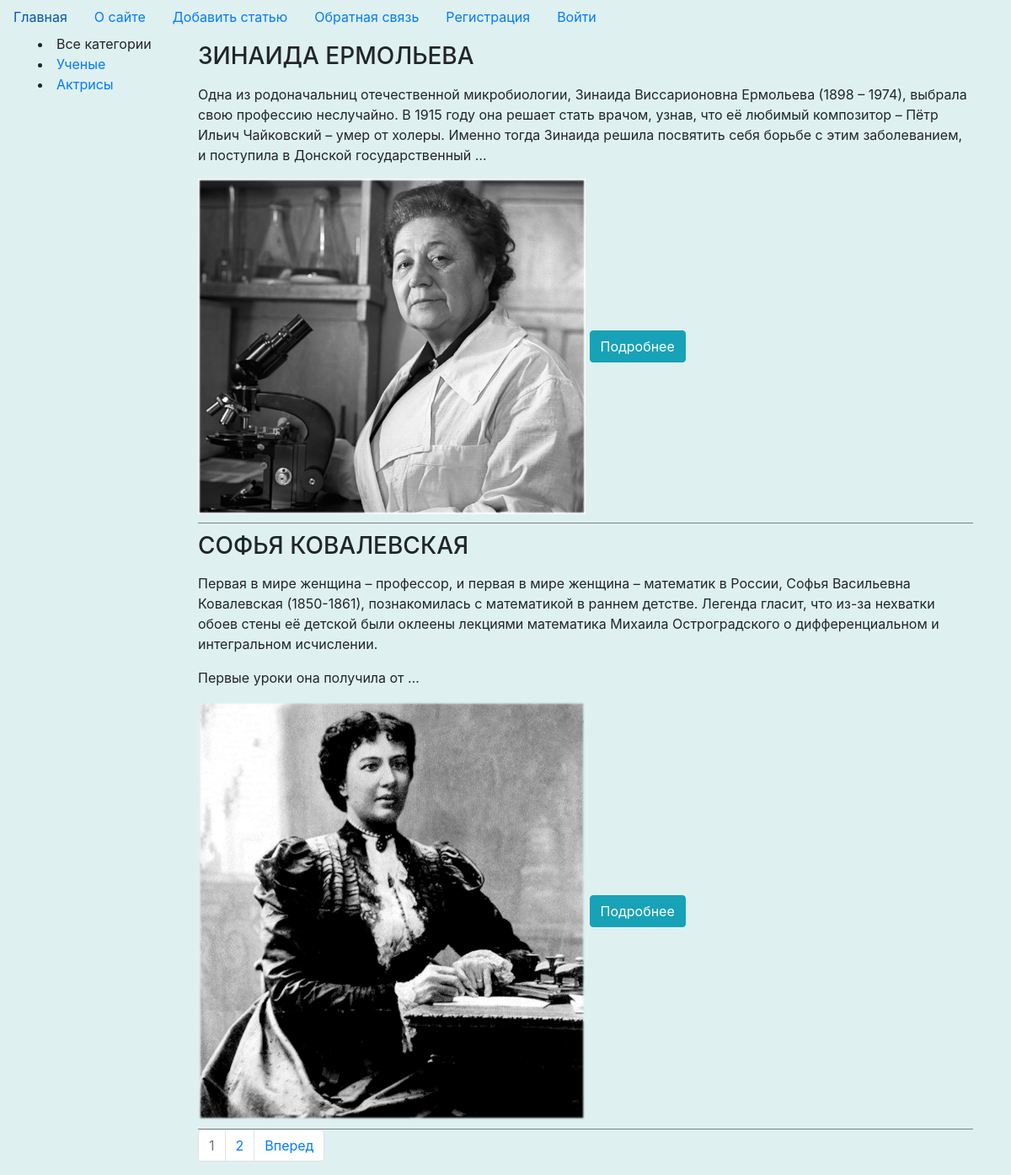
The page / on the database its author committed.
### women/models.py (models this page shows, shortened)
class Category(models.Model):
    name = models.CharField(max_length=100, db_index=True)
    slug = models.SlugField(max_length=255, unique=True, db_index=True, verbose_name="URL")
    def get_absolute_url(self):
        return reverse('category', kwargs={'cat_slug': self.slug})

class Women(models.Model):
    title = models.CharField(max_length=255)
    slug = models.SlugField(max_length=255, unique=True, db_index=True, verbose_name="URL")
    content = models.TextField(blank=True)
    photo = models.ImageField(upload_to="photos/%Y/%m/%d/")
    time_create = models.DateTimeField(auto_now_add=True)
    time_update = models.DateTimeField(auto_now=True)
    is_published = models.BooleanField(default=True)
    cat = models.ForeignKey('Category', on_delete=models.PROTECT, null=True)
    def get_absolute_url(self):
        return reverse('post', kwargs={'post_slug': self.slug})

### women/views.py (the view)
# urls.py: path('', cache_page(60)(WomenHome.as_view()), name='home'), # добавлен кэш для представления
class WomenHome(DataMixin, ListView):
    model = Women
    template_name = 'women/index.html'
    context_object_name = 'womens'
    def get_context_data(self, *, object_list=None, **kwargs):
        context = super().get_context_data(**kwargs)
        c_def = self.get_user_context(title="Главная страница")
        context = dict(list(context.items()) + list(c_def.items()))
        return context
        return dict(list(context.items()) + list(c_def.items()))
    def get_queryset(self):
        return Women.objects.filter(is_published=True)

### women/templatetags/women_tags.py (called while the page is built)
@register.inclusion_tag('women/tags/nav_bar.html', takes_context = True)
def nav_bar(context):
    return{'ip': context['request']}

### women/utils.py (called while the page is built)
    def get_user_context(self, **kwargs):
        context = kwargs
        cats = Category.objects.all()
        context['cats'] = cats
        if 'cat_selected' not in context:
            context['cat_selected'] = 0
        return context

### women/templates/women/index.html
{% extends 'women/base.html' %}
{% block content %}
    {% for women in womens %}
        <div class="block_women">
            <h3>{{ women.title }}</h3>
            <p>{{ women.content|linebreaks|truncatewords:50 }}</p>
            {% if women.photo %}
                <img class="w-50" src="{{ women.photo.url }}">
            {% endif %}
            <a class="btn btn-info" href="{{ women.get_absolute_url }}">Подробнее</a>
        </div>
    {% endfor %}
{% endblock %}

### women/templates/women/base.html (shortened to what this page needs)
{% load static %}
{% load women_tags %}
{% load cache %}
<!DOCTYPE html>
<html lang="en">
<head>
    <link rel="stylesheet" href="https://maxcdn.bootstrapcdn.com/bootstrap/4.0.0/css/bootstrap.min.css"
>
    <link type="text/css" href="{% static 'women/css/style.css' %}" rel="stylesheet"/>
</head>
<body>
<header>
    {% nav_bar %}
</header>
<div class="container">
    <div class="row">
        <div class="col-2 bc1">
            {% if cat_selected == 0 %}
                <li>Все категории</li>
            {% else %}
                <li><a href="{% url 'home' %}">Все категории</a></li>
            {% endif %}
            {% for c in cats %}
                {% if c.pk == cat_selected %}
                    <li>{{ c.name }}</li>
                {% else %}
                    <li><a href="{{ c.get_absolute_url }}">{{ c.name }}</a></li>
                {% endif %}
            {% endfor %}
        </div>
        <div class="col-10 bc2">
            {% block content %}
            {% endblock %}
            {% if page_obj.has_other_pages %}
                <nav aria-label="Page navigation example">
                    <ul class="pagination">
                        {% for p in paginator.page_range %}
                            {% if page_obj.number == p %}
                                <li class="page-item disabled">
                                    <a class="page-link" href="#">{{ p }}</a>
                                </li>
                            {% elif p >= page_obj.number|add:-2 and p <= page_obj.number|add:2 %}
                                <li class="page-item">
                                    <a class="page-link" href="?page={{ p }}">{{ p }}</a>
                                </li>
                            {% endif %}
                        {% endfor %}
                        {% if page_obj.has_next %}
                            <li class="page-item">
                                <a class="page-link" href="?page={{ page_obj.next_page_number }}">Вперед</a>
                            </li>
                        {% endif %}
                    </ul>
                </nav>
            {% endif %}
        </div>
    </div>
</div>
</body>
</html>

### women/templates/women/tags/nav_bar.html
<ul class="nav">
    <li class="nav-item">
        <a class="nav-link active" href="{% url 'home' %}">Главная</a>
    </li>
    <li class="nav-item">
        <a class="nav-link" href="{% url 'about' %}">О сайте</a>
    </li>
    <li class="nav-item">
        <a class="nav-link" href="{% url 'add_page' %}">Добавить статью</a>
    </li>
    <li class="nav-item">
        <a class="nav-link" href="{% url 'contact' %}">Обратная связь</a>
    </li>
    {% if ip.user.is_authenticated %}
        <li class="nav-item"> {{ ip.username }} <a class="nav-link" href="{% url 'logout' %}">Выйти</a></li>
    {% else %}
        <li class="nav-item">
            <a class="nav-link" href="{% url 'register' %}">Регистрация {{ ip.user.username }}</a>
        <li class="nav-item">
            <a class="nav-link" href="{% url 'login' %}">Войти</a></li>
    {% endif %}
</ul>

### women/static/women/css/style.css (style rules this page uses)
body { background-color: rgba(14, 145, 145, 0.13); }
.block_women { margin: auto; border-bottom: 1px solid rgba(0, 0, 0, 0.45); padding:10px 0 10px 0; }

### rows shown on the page
Category: name "Ученые"
Category: name "Актрисы"
Women: title "ЗИНАИДА ЕРМОЛЬЕВА", content "Одна из родоначальниц отечественной микробиологии, Зинаида Виссарионовна Ермольева (1898 – 1974), выбрала свою профессию неслучайно. В 1915 году она решает стать врачом, узнав, что её любимый композитор – Пётр Ильич Чайковский – умер от холеры. Именно тогда Зинаида решила посвятить себя борьбе с этим заболеванием, и поступила в Донской государственный …", photo (picture)
Women: title "СОФЬЯ КОВАЛЕВСКАЯ", content "Первая в мире женщина – профессор, и первая в мире женщина – математик в России, Софья Васильевна Ковалевская (1850-1861), познакомилась с математикой в раннем детстве. Легенда гласит, что из-за нехватки обоев стены её детской были оклеены лекциями математика Михаила Остроградского о дифференциальном и интегральном исчислении. Первые уроки она получила от …", photo (picture)

### other values the page prints
{{ p }} "1"
{{ p }} "2"
